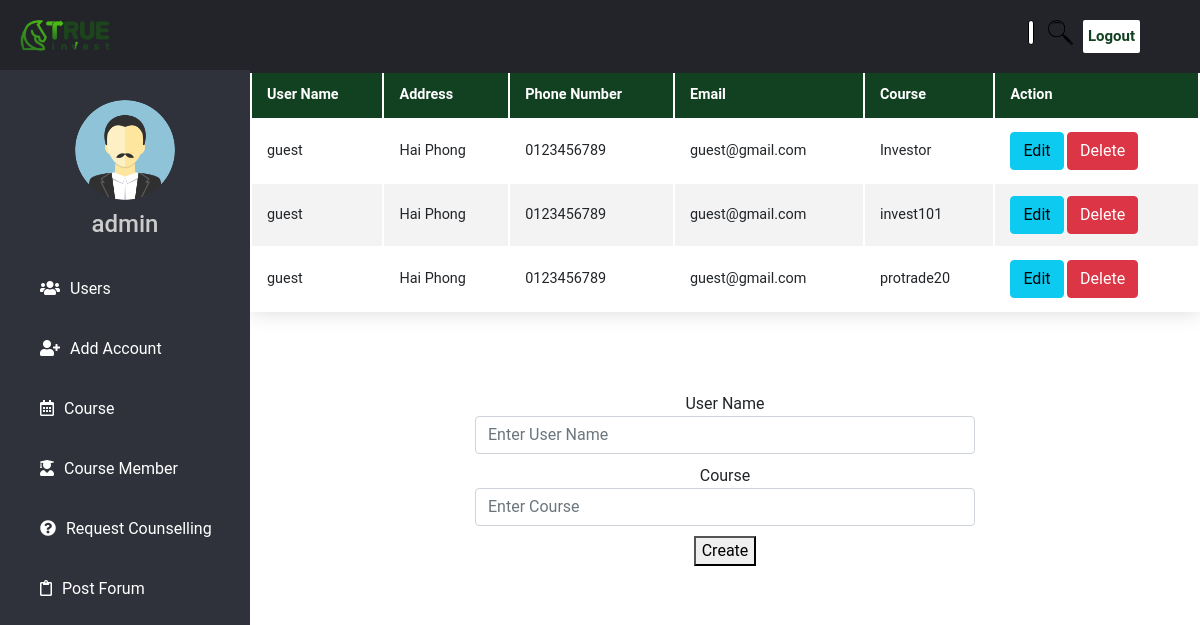
The app's page /admin-course-member.php (signed in) with its own data.
### tables this page shows
CREATE TABLE `account` (
  `id` int(11) NOT NULL,
  `UserName` varchar(150) NOT NULL,
  `Password` varchar(150) NOT NULL,
  `Address` varchar(150) NOT NULL,
  `PhoneNumber` varchar(20) NOT NULL,
  `Email` varchar(100) NOT NULL,
  `Role` enum('Admin','Staff') NOT NULL
);

CREATE TABLE `course` (
  `c_id` int(11) NOT NULL,
  `Image` mediumtext NOT NULL,
  `Heading` text NOT NULL,
  `Content` text NOT NULL,
  `Description` text NOT NULL,
  `Price` int(11) NOT NULL
);

### web/function-course-member.php (called while the page is built, shortened)
<?php
    $update = false;
    $UserName = '';
    $Heading = '';
?>

### web/admin-course-member.php (the view, shortened to what this page needs)
<!DOCTYPE html>
<html lang="en" dir="ltr">
    <head>
        <link rel="stylesheet" href="https://cdnjs.cloudflare.com/ajax/libs/font-awesome/5.15.3/css/all.min.css">
        <link rel="stylesheet" href="./css/bootstrap.min.css">
        <link rel="stylesheet" href="./css/admin.css">
    </head>
    <body>
        <header>
        <div class="left_area">
            <a href="home.php" class="logo"><img src="images/1548659599290.png"></a>
        </div>
        <div class="right_area">
            <div class="search-box">
                <form method="POST">
                    <input class="sb-text" type="text" name="search" placeholder="Search...">
                    <input class="sb-sbm" type="submit" name="submit">
                </form>
            </div>
            <a href="logout.php" class="logout_btn">Logout</a>
        </div>
        </header>
        <div class="sidebar">
            <center>
                <img src="./images/ava-admin.png" class="profile_image" alt="">
                <h4><?=$_SESSION['UserName']?></h4>
            </center>
            <?php
                if ( $_SESSION['Role'] === 'Admin'){
                ?>
            <a href="admin-user.php#user-data"><i class="fas fa-users"></i><span>Users</span></a>
            <a href="admin-user.php#add-account"><i class="fas fa-user-plus"></i><span>Add Account</span></a>
            <?php } ?>
            <a href="admin-course.php"><i class="far fa-calendar-alt"></i><span>Course</span></a>
            <a href="admin-course-member.php"><i class="fas fa-user-graduate"></i><span>Course Member</span></a>
            <a href="admin-support.php"><i class="fas fa-question-circle"></i><span>Request Counselling</span></a>
            <a href="admin-post-forum.php"><i class="far fa-clipboard"></i><span>Post Forum</span></a>
        </div>
        <?php
        include('connect.php');
        $sql = "SELECT * FROM account, member_course, course WHERE member_course.id = account.id AND member_course.c_id = course.c_id";
        $result = mysqli_query($conn, $sql);
        ?>
        <table id="course-data" class="content-table" style="width: calc(100% - 250px);  margin-left: 250px;">
            <thead>
                <tr>
                    <th>User Name</th>
                    <th>Address</th>
                    <th>Phone Number</th>
                    <th>Email</th>
                    <th>Course</th>
                    <th colspan="2">Action</th>
                </tr>
            </thead>
            <tbody>
                <?php
                    while ($row = $result->fetch_assoc()):
                ?>
                <tr>
                    <td><?php echo $row['UserName']; ?></td>
                    <td><?php echo $row['Address']; ?></td>
                    <td><?php echo $row['PhoneNumber']; ?></td>
                    <td><?php echo $row['Email']; ?></td>
                    <td><?php echo $row['Heading']; ?></td>
                    <td>
                        <a href="admin-course-member.php?edit=<?php echo $row['m_id']; ?>"
                        class="btn btn-info">Edit</a>
                        <a href="function-course-member.php?delete=<?php echo $row['m_id']; ?>"
                        class="btn btn-danger" onclick="return confirm('Are you sure to delete ?')">Delete</a>
                    </td>
                </tr>
                <?php endwhile; ?>
            </tbody>
        </table>
        <div class="create-account" id="add-account">
            <form action="function-course-member.php" method="POST">
                <?php
                include ('function-course-member.php');
                ?>
                <div class="form-group">
                <label>User Name</label></br>
                <input type="text" name="UserName" class="form-control" value="<?php echo $UserName; ?>" placeholder="Enter User Name" required>
                </div>
                <div class="form-group">
                <label>Course</label></br>
                <input type="text" name="Heading" class="form-control" value="<?php echo $Heading; ?>" placeholder="Enter Course" >
                </div>
                <div class="form-group">
                <?php
                if ($update ==  true):
                ?>
                <button type="submit" name="update">Update</button>
                <?php else: ?>
                <button type="submit" name="save">Create</button>
                <?php endif; ?>
                </div>
            </form>
        </div>
    </body>
</html>

### web/css/admin.css (style rules this page uses)
body { margin: 0; padding: 0; font-family: "Roboto", sans-serif; }
header { position: fixed; background: #22242A; padding: 20px; width: 100%; display: flex; }
.logo { display: block; max-width: 180px; }
.logo img { width: 50%; }
.left_area a { margin: 0; }
.logout_btn { padding: 5px; background: #FFF; text-decoration: none; float: right; margin-right: 40px; border-radius: 2px; font-size: 15px; font-weight: 600; color: #124121; transition: 0.5s; transition-property: background; }
.right_area { display: flex; margin-left: auto; }
.search-box { margin-left: auto; }
.search-box input { height: 25px; border: black solid 1px; outline: 0; }
.search-box .sb-sbm { width: 45px; color: transparent; background: transparent url(../images/icons8-search-50.png) no-repeat center; background-size: contain; border: none; }
.search-box .sb-text { border-radius: 20px; line-height: 25px; width: 0; transition: .5s; }
.sidebar { background: #2F323A; margin-top: 70px; padding-top: 30px; position: fixed; left: 0; width: 250px; height: 100%; }
.sidebar .profile_image { width: 100px; height: 100px; border-radius: 100px; margin-bottom: 10px; }
.sidebar h4 { color: #ccc; margin-top: 0; margin-bottom: 20px; }
.sidebar a { color: #fff; display: block; width: 100%; line-height: 60px; text-decoration: none; padding-left: 40px; box-sizing: border-box; transition: 0.5s; transition-property: background; }
.sidebar i { padding-right: 10px; }
.content-table { border-collapse:unset; padding-top: 70px; font-size: 0.9em; min-width: 400px; box-shadow: 0 0 20px rgba(0, 0, 0, 0.15); }
.content-table thead tr { background-color: #124121; color: #fff; text-align: left; font-weight: bold; }
.content-table th, .content-table td { padding: 12px 15px; }
.content-table tbody tr { border-bottom: 1px solid #ddd; }
.content-table tbody tr:nth-of-type(even) { background-color: #f3f3f3; }
.create-account { margin-left: 250px; width: calc(100%-250px); display: block; text-align: center; padding-top: 70px; }
.create-account .form-group { margin-top: 10px; }
.form-control { display: unset; width: 500px; }

### records on screen
account: UserName "guest", Address "Hai Phong", PhoneNumber "0123456789", Email "guest@gmail.com", course.Heading "Investor", course.Heading "invest101", course.Heading "protrade20"

### other values on screen
$_SESSION['UserName'] "admin"
